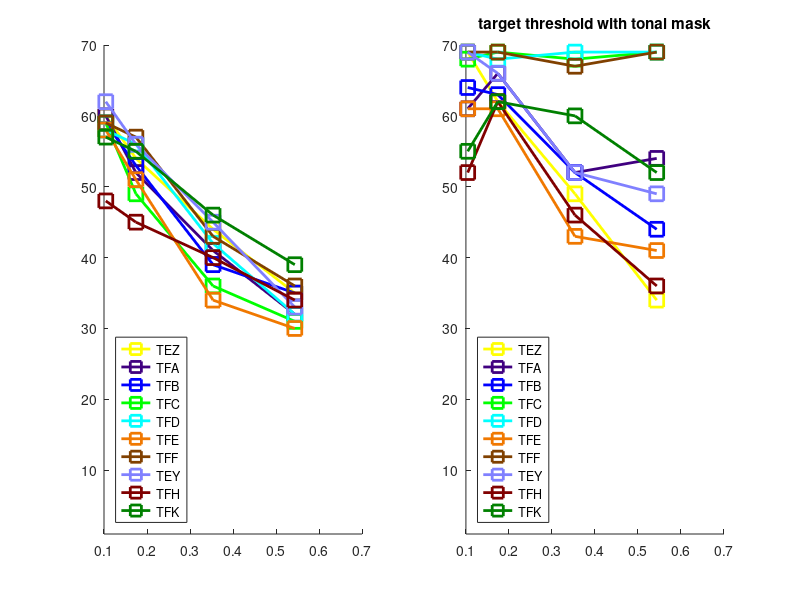
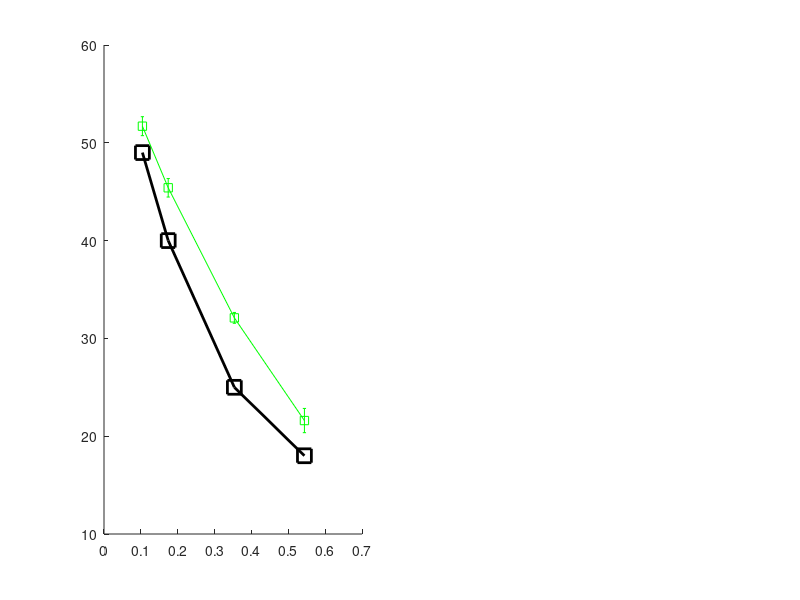

Write the MATLAB code that produced these figures, in order. (Note: this script raises an error after producing the figures.)
clear all;
close all;

%% subjects

keySet =   {'TEZ', 'TFA','TFB', 'TFC','TFD','TFE','TFF','TEY', 'TFH', 'TFK'};
color_code_set={[1 1 0],[0.251 0 0.502],[0 0 1],[0 1 0],[0 1 1],[0.9412 0.4706 0],[0.502 0.251 0], [0.502 0.502 1],[0.502 0 0], [0 0.5 0]}; %,[0.5 0 0.5],[0 0 0.5]};
%color_code_all = containers.Map(keySet,color_code_set);

%% data matrix
%  type in for now, change later

patterson = ...
	[49 40 25 18 % 500
	49 40 25 18  % 1000
	49 40 25 18];    % 2000


all_500_cf = ...
	[50	45	32	14	56	56	34	25
	53	48	33	24	57	58	52	30
	54	48	34	27	54	63	38	30
	53	46	31	21	61	57	57	50
	52	45	33	21	69	69	69	66
	56	48	34	25	62	62	52	59
	53	46	33	23	65	69	67	69
	52	47	30	20	65	63	51	34
	47	40	32	23	59	49	49	24
	47	41	29	18	42	39	31	27];

all_1000_cf = ...
	[56	51	30	26	60	47	34	27
	57	53	34	28	57	63	48	34
	56	51	30	27	60	55	53	38
	52	36	31	25	63	50	50	25
	54	44	29	25	69	68	69	69
	51	37	26	21	51	53	42	25
	53	48	29	23	68	69	69	55
	56	52	37	25	65	69	60	39
	47	42	30	24	63	46	41	27
	54	49	33	22	53	52	49	37];

all_2000_cf = ...
	[60	54	44	35	69	62	49	34
	60	52	41	32	61	66	52	54
	59	53	39	35	64	63	52	44
	59	49	36	31	68	69	68	69
	58	56	42	32	69	68	69	69
	58	51	34	30	61	61	43	41
	59	57	43	36	69	69	67	69
	62	56	45	33	69	66	52	49
	48	45	40	34	52	62	46	36
	57	55	46	39	55	62	60	52];

x1 = ((2^(0.15)-2^(-0.15))/2); %0.3
x2 = ((2^(0.25)-2^(-0.25))/2); %0.5
x3 = ((2^(0.5)-2^(-0.5))/2);   %1
x4 = ((2^(0.75)-2^(-0.75))/2); %1.5

x= [x1, x2, x3, x4];



%% plot individual

% all subject plot
figure;
% nothced noise conditon left 4 columns
subplot(1,2,1);
hold on;
legendInfo = {};

which_cf  = all_2000_cf;


for ii = 1:size(which_cf,1)
	%plot(x, all_500_cf(ii,1:4));
	legendInfo=[legendInfo,keySet{ii}];
	plot(x,which_cf(ii,1:4),'-gs',...
		'LineWidth',2,...
		'MarkerSize',10,...
		'MarkerEdgeColor',color_code_set{ii},...
		'color',color_code_set{ii});
end
ylim([1,70]);
legend(legendInfo,'Location','southwest','Orientation','vertical');

% toanl mask conditon
subplot(1,2,2);
hold on;
for ii = 1:size(which_cf,1)
	plot(x,which_cf(ii,5:8),'-gs',...
		'LineWidth',2,...
		'MarkerSize',10,...
		'MarkerEdgeColor',color_code_set{ii},...
		'color',color_code_set{ii});
end
ylim([1,70]);
title('target threshold with tonal mask');
legend(legendInfo,'Location','southwest','Orientation','vertical');

%% plot average at 500 1000 2000

mean_err = [];

mean_err_500= [];
for ii = 1:size(all_500_cf,2)
	% calculate average and e
	at_each_separation = all_500_cf(:,ii);
	at_each_separation(at_each_separation==0) = [];
	average = mean(at_each_separation);
	error=std(at_each_separation)/sqrt((length(at_each_separation)-1));
	entry = [average, error];
	% firt 4 notched noise
	mean_err_500= [mean_err_500; entry];
end

mean_err_1000= [];
for ii = 1:size(all_1000_cf,2)
	% calculate average and e
	at_each_separation = all_1000_cf(:,ii);
	at_each_separation(at_each_separation==0) = [];
	average = mean(at_each_separation);
	error=std(at_each_separation)/sqrt((length(at_each_separation)-1));
	entry = [average, error];
	% firt 4 notched noise
	mean_err_1000= [mean_err_1000; entry];
end

mean_err_2000= [];
for ii = 1:size(all_2000_cf,2)
	% calculate average and e
	at_each_separation = all_2000_cf(:,ii);
	at_each_separation(at_each_separation==0) = [];
	average = mean(at_each_separation);
	error=std(at_each_separation)/sqrt((length(at_each_separation)-1));
	entry = [average, error];
	% firt 4 notched noise
	mean_err_2000= [mean_err_2000; entry];
end

% correction at 2000 center by substracting 3.8
mean_err_2000_2 = mean_err_2000;
mean_err_2000_2(:,1) = mean_err_2000(:,1)-3.8;
%%%%%%%%%%%%%%%%%%%%%%%%%%%%%%%%%%%%%%%%%%%%%%%

mean_err = cat(3,mean_err_500, mean_err_1000, mean_err_2000_2);

figure; %average across subject plot
color = {[1,0,0], [0,1,0], [0,0,1]};

subplot(1,2,1);
hold on;

plot(x,patterson(1,:),'-gs',...
	'LineWidth',2,...
	'MarkerSize',10,...
	'MarkerEdgeColor',[0 0 0],...
	'color',[0 0 0]);
for ii = 1:size(mean_err,3)
	
	subplot(1,2,1);
	% notched noise from 1 to 4
	mean_err_each = mean_err(:,:,ii);
	average = mean_err_each(1:4,1);
	error = mean_err_each(1:4,2);
	errorbar(x,average,error,'-gs',...
		'LineWidth',2,...
		'MarkerSize',10,...
		'MarkerEdgeColor',color{ii},...
		'color',color{ii});
	hold on;
	ylim([1,70]);
	set(gca,'XTick',x);
	xlabel('delta f/f');
	ylabel('dB SPL');
	legend('patterson data','500cf','1000cf','2000cf','Location','northoutside','Orientation','horizontal');
	
	% tonal mask from 5 to 8
	subplot(1,2,2);
	hold on;
	mean_err_each = mean_err(:,:,ii);
	average = mean_err_each(5:8,1);
	error = mean_err_each(5:8,2);
	errorbar(x,average,error,'-gs',...
		'LineWidth',2,...
		'MarkerSize',10,...
		'MarkerEdgeColor',color{ii},...
		'color',color{ii});
	ylim([1,70]);
	xlabel('delta f/f');
	ylabel('dB SPL');
	set(gca,'XTick',x);
	legend('500cf','1000cf','2000cf','Location','northoutside','Orientation','horizontal');
end

%% do curve fitting

% the x axis
% x= [x1, x2, x3, x4];

% the y axis
% mean_err = cat(3,mean_err_500, mean_err_1000, mean_err_2000_2);
% mean_err(:,1,1) 500;
% mean_err(:,1,2) 1000;
% mean_err(:,1,3) 2000;

figure;
roex = '-(1-r) * p^(-1) * (2 + p * x) * exp(-p * x) + r * x';
color_oreder = ['r', 'g', 'b'];
for ii = 1:3
	
	% noise masker
	y_noise = mean_err(1:4,1,ii);
	
	f = fittype(roex,'dependent',{'y_noise'},'independent',{'x'},...
		'coefficients',{'r','p'});
	
	[c_noise, gof_noise] = fit(x', y_noise, f);
	
	% tonal masker
	y_tone = mean_err(5:8,1,ii);
	
	f = fittype(roex,'dependent',{'y_tone'},'independent',{'x'},...
		'coefficients',{'r','p'});
	
	[c_tone ,gof_tone] = fit(x', y_tone, f);
	
	subplot(1,2,1);
	hold on;
	plot(c_noise,color_oreder(ii));
	
	
	% tonal mask from 5 to 8
	subplot(1,2,2);
	hold on;
	plot(c_tone, color_oreder(ii));
end




